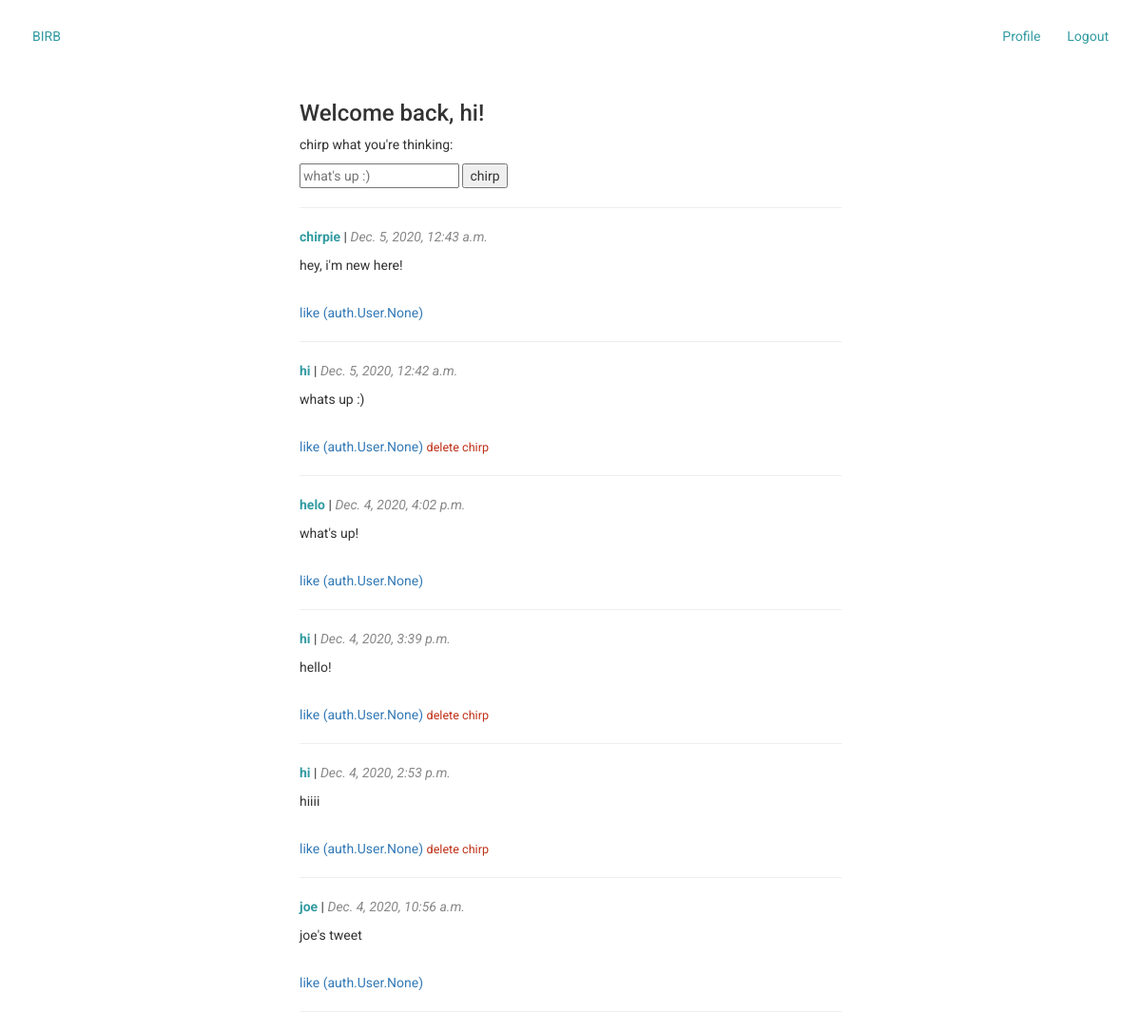
The app's page / (signed in), older data.
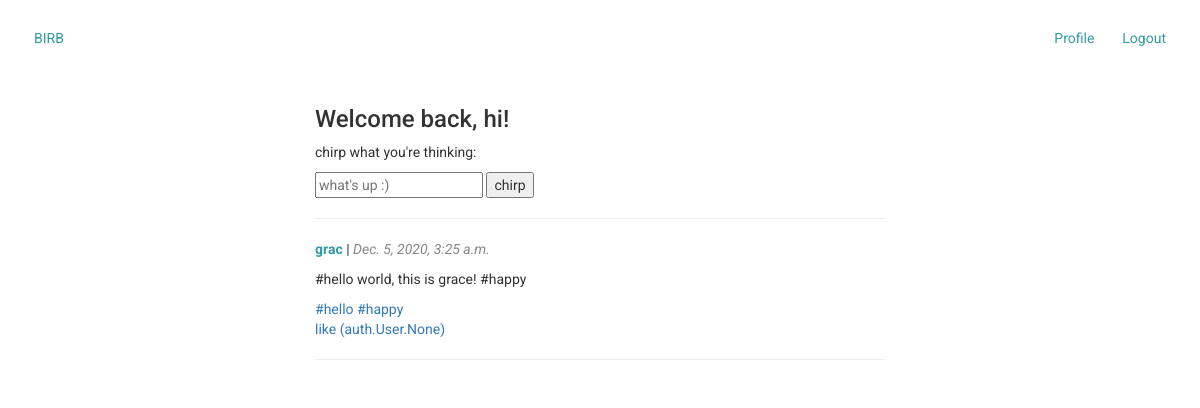
The same page, newer data.
### main/models.py (models this page shows, shortened)
class Chirp(models.Model):
    body = models.TextField(max_length=300)
    author = models.ForeignKey(User, on_delete=models.DO_NOTHING, null=True)
    created_at = models.DateTimeField()
    hashtags = models.ManyToManyField(Hashtag)
    likes = models.ManyToManyField(User, related_name='likes')

class Hashtag(models.Model):
    tag = models.CharField(max_length=30)
    def __str__(self):
        return self.tag

### main/views.py (the view, shortened to what this page needs)
# urls.py: path('', views.main_view, name='main_view'),
def main_view(request):
    chirps = Chirp.objects.all().order_by('-created_at')
    return render(request, 'main.html', {'chirps': chirps})

### main/templates/main.html (shortened to what this page needs)
{% extends 'base.html' %}
{% load static %}
{% block styles %}
    {% if user.is_authenticated %}
        <link rel="stylesheet" href="{% static 'css/chirp_list.css' %}">
    {% endif %}
{% endblock %}
{% block content %}
    {% if user.is_authenticated %}
        <h3>Welcome back, {{user.username}}!</h3>
        <form method="POST" action="/">
            <p>chirp what you're thinking:</p>
            <input name="body" placeholder="what's up :)"/>
            <input type="submit" value="chirp"/>
        </form>
        <hr/>
        {% for chirp in chirps %}
            <div class="chirp-card">
                <p><span class="chirp-username"><b>
                    <a href="{% url 'user_view' username=chirp.author.username %}">{{ chirp.author.username }}</a>
                </b></span> |
                    <span class="chirp-created-at"><i>{{ chirp.created_at }}</i></span></p>
                <p>{{ chirp.body }}</p>
                {% for tag in chirp.hashtags.all %}
                    <span><a href="/tag/{{tag}}">#{{ tag }}</a></span>
                {% endfor %}<br>
                <span><a href="/like?id={{chirp.id}}">like ({{ chirp.likes }})</a></span>
                {% if chirp.author == user %}
                    <span class="chirp-delete"><a href="delete?id={{chirp.id}}">delete chirp</a></span>
                {% endif %}
                <hr/>
            </div>
        {% endfor %}
    {% endif %}
{% endblock %}

Row changes from the older to the newer data that the page shows:
removed Chirp: author.username "chirpie", created_at "Dec. 5, 2020, 12:43 a.m.", body "hey, i'm new here!", likes "auth.User.None"
removed Chirp: author.username "hi", created_at "Dec. 5, 2020, 12:42 a.m.", body "whats up :)", likes "auth.User.None"
removed Chirp: author.username "helo", created_at "Dec. 4, 2020, 4:02 p.m.", body "what's up!", likes "auth.User.None"
removed Chirp: author.username "hi", created_at "Dec. 4, 2020, 3:39 p.m.", body "hello!", likes "auth.User.None"
removed Chirp: author.username "hi", created_at "Dec. 4, 2020, 2:53 p.m.", body "hiiii", likes "auth.User.None"
removed Chirp: author.username "joe", created_at "Dec. 4, 2020, 10:56 a.m.", body "joe's tweet", likes "auth.User.None"
added Chirp: author.username "grac", created_at "Dec. 5, 2020, 3:25 a.m.", body "#hello world, this is grace! #happy", likes "auth.User.None"
added Hashtag: tag "hello"
added Hashtag: tag "happy"
